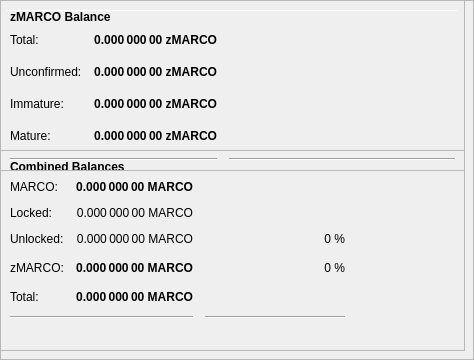
        <widget class="QFrame" name="frameObfuscation">
         <property name="minimumSize">
          <size>
           <width>0</width>
           <height>350</height>
          </size>
         </property>
         <property name="layoutDirection">
          <enum>Qt::LeftToRight</enum>
         </property>
         <property name="frameShape">
          <enum>QFrame::StyledPanel</enum>
         </property>
         <property name="frameShadow">
          <enum>QFrame::Raised</enum>
         </property>
         <widget class="QPushButton" name="runAutoDenom">
          <property name="geometry">
           <rect>
            <x>251</x>
            <y>17</y>
            <width>1</width>
            <height>1</height>
           </rect>
          </property>
          <property name="palette">
           <palette>
            <active>
             <colorrole role="WindowText">
              <brush brushstyle="SolidPattern">
               <color alpha="255">
                <red>0</red>
                <green>0</green>
                <blue>0</blue>
               </color>
              </brush>
             </colorrole>
             <colorrole role="Button">
              <brush brushstyle="SolidPattern">
               <color alpha="255">
                <red>239</red>
                <green>238</green>
                <blue>238</blue>
               </color>
              </brush>
             </colorrole>
             <colorrole role="Light">
              <brush brushstyle="SolidPattern">
               <color alpha="255">
                <red>255</red>
                <green>255</green>
                <blue>255</blue>
               </color>
              </brush>
             </colorrole>
             <colorrole role="Midlight">
              <brush brushstyle="SolidPattern">
               <color alpha="255">
                <red>247</red>
                <green>246</green>
                <blue>246</blue>
               </color>
              </brush>
             </colorrole>
             <colorrole role="Dark">
              <brush brushstyle="SolidPattern">
               <color alpha="255">
                <red>119</red>
                <green>119</green>
                <blue>119</blue>
               </color>
              </brush>
             </colorrole>
             <colorrole role="Mid">
              <brush brushstyle="SolidPattern">
               <color alpha="255">
                <red>159</red>
                <green>159</green>
                <blue>159</blue>
               </color>
              </brush>
             </colorrole>
             <colorrole role="Text">
              <brush brushstyle="SolidPattern">
               <color alpha="255">
                <red>0</red>
                <green>0</green>
                <blue>0</blue>
               </color>
              </brush>
             </colorrole>
             <colorrole role="BrightText">
              <brush brushstyle="SolidPattern">
               <color alpha="255">
                <red>255</red>
                <green>255</green>
                <blue>255</blue>
               </color>
              </brush>
             </colorrole>
             <colorrole role="ButtonText">
              <brush brushstyle="SolidPattern">
               <color alpha="255">
                <red>0</red>
                <green>0</green>
                <blue>0</blue>
               </color>
              </brush>
             </colorrole>
             <colorrole role="Base">
              <brush brushstyle="SolidPattern">
               <color alpha="255">
                <red>255</red>
                <green>255</green>
                <blue>255</blue>
               </color>
              </brush>
             </colorrole>
             <colorrole role="Window">
              <brush brushstyle="SolidPattern">
               <color alpha="255">
                <red>239</red>
                <green>238</green>
                <blue>238</blue>
               </color>
              </brush>
             </colorrole>
             <colorrole role="Shadow">
              <brush brushstyle="SolidPattern">
               <color alpha="255">
                <red>0</red>
                <green>0</green>
                <blue>0</blue>
               </color>
              </brush>
             </colorrole>
             <colorrole role="AlternateBase">
              <brush brushstyle="SolidPattern">
               <color alpha="255">
                <red>247</red>
                <green>246</green>
                <blue>246</blue>
               </color>
              </brush>
             </colorrole>
             <colorrole role="ToolTipBase">
              <brush brushstyle="SolidPattern">
               <color alpha="255">
                <red>255</red>
                <green>255</green>
                <blue>220</blue>
               </color>
              </brush>
             </colorrole>
             <colorrole role="ToolTipText">
              <brush brushstyle="SolidPattern">
               <color alpha="255">
                <red>0</red>
                <green>0</green>
                <blue>0</blue>
               </color>
              </brush>
             </colorrole>
            </active>
            <inactive>
             <colorrole role="WindowText">
              <brush brushstyle="SolidPattern">
               <color alpha="255">
                <red>0</red>
                <green>0</green>
                <blue>0</blue>
               </color>
              </brush>
             </colorrole>
             <colorrole role="Button">
              <brush brushstyle="SolidPattern">
               <color alpha="255">
                <red>239</red>
                <green>238</green>
                <blue>238</blue>
               </color>
              </brush>
             </colorrole>
             <colorrole role="Light">
              <brush brushstyle="SolidPattern">
               <color alpha="255">
                <red>255</red>
                <green>255</green>
                <blue>255</blue>
               </color>
              </brush>
             </colorrole>
             <colorrole role="Midlight">
              <brush brushstyle="SolidPattern">
               <color alpha="255">
                <red>247</red>
                <green>246</green>
                <blue>246</blue>
               </color>
              </brush>
             </colorrole>
             <colorrole role="Dark">
              <brush brushstyle="SolidPattern">
               <color alpha="255">
                <red>119</red>
                <green>119</green>
                <blue>119</blue>
               </color>
              </brush>
             </colorrole>
             <colorrole role="Mid">
              <brush brushstyle="SolidPattern">
               <color alpha="255">
                <red>159</red>
                <green>159</green>
                <blue>159</blue>
               </color>
              </brush>
             </colorrole>
             <colorrole role="Text">
              <brush brushstyle="SolidPattern">
               <color alpha="255">
                <red>0</red>
                <green>0</green>
                <blue>0</blue>
               </color>
              </brush>
             </colorrole>
             <colorrole role="BrightText">
              <brush brushstyle="SolidPattern">
               <color alpha="255">
                <red>255</red>
                <green>255</green>
                <blue>255</blue>
               </color>
              </brush>
             </colorrole>
             <colorrole role="ButtonText">
              <brush brushstyle="SolidPattern">
               <color alpha="255">
                <red>0</red>
                <green>0</green>
                <blue>0</blue>
               </color>
              </brush>
             </colorrole>
             <colorrole role="Base">
              <brush brushstyle="SolidPattern">
               <color alpha="255">
                <red>255</red>
                <green>255</green>
                <blue>255</blue>
               </color>
              </brush>
             </colorrole>
             <colorrole role="Window">
              <brush brushstyle="SolidPattern">
               <color alpha="255">
                <red>239</red>
                <green>238</green>
                <blue>238</blue>
               </color>
              </brush>
             </colorrole>
             <colorrole role="Shadow">
              <brush brushstyle="SolidPattern">
               <color alpha="255">
                <red>0</red>
                <green>0</green>
                <blue>0</blue>
               </color>
              </brush>
             </colorrole>
             <colorrole role="AlternateBase">
              <brush brushstyle="SolidPattern">
               <color alpha="255">
                <red>247</red>
                <green>246</green>
                <blue>246</blue>
               </color>
              </brush>
             </colorrole>
             <colorrole role="ToolTipBase">
              <brush brushstyle="SolidPattern">
               <color alpha="255">
                <red>255</red>
                <green>255</green>
                <blue>220</blue>
               </color>
              </brush>
             </colorrole>
             <colorrole role="ToolTipText">
              <brush brushstyle="SolidPattern">
               <color alpha="255">
                <red>0</red>
                <green>0</green>
                <blue>0</blue>
               </color>
              </brush>
             </colorrole>
            </inactive>
            <disabled>
             <colorrole role="WindowText">
              <brush brushstyle="SolidPattern">
               <color alpha="255">
                <red>119</red>
                <green>119</green>
                <blue>119</blue>
               </color>
              </brush>
             </colorrole>
             <colorrole role="Button">
              <brush brushstyle="SolidPattern">
               <color alpha="255">
                <red>239</red>
                <green>238</green>
                <blue>238</blue>
               </color>
              </brush>
             </colorrole>
             <colorrole role="Light">
              <brush brushstyle="SolidPattern">
               <color alpha="255">
                <red>255</red>
                <green>255</green>
                <blue>255</blue>
               </color>
              </brush>
             </colorrole>
             <colorrole role="Midlight">
              <brush brushstyle="SolidPattern">
               <color alpha="255">
                <red>247</red>
                <green>246</green>
                <blue>246</blue>
               </color>
              </brush>
             </colorrole>
             <colorrole role="Dark">
              <brush brushstyle="SolidPattern">
               <color alpha="255">
                <red>119</red>
                <green>119</green>
                <blue>119</blue>
               </color>
              </brush>
             </colorrole>
             <colorrole role="Mid">
              <brush brushstyle="SolidPattern">
               <color alpha="255">
                <red>159</red>
                <green>159</green>
                <blue>159</blue>
               </color>
              </brush>
             </colorrole>
             <colorrole role="Text">
              <brush brushstyle="SolidPattern">
               <color alpha="255">
                <red>119</red>
                <green>119</green>
                <blue>119</blue>
               </color>
              </brush>
             </colorrole>
             <colorrole role="BrightText">
              <brush brushstyle="SolidPattern">
               <color alpha="255">
                <red>255</red>
                <green>255</green>
                <blue>255</blue>
               </color>
              </brush>
             </colorrole>
             <colorrole role="ButtonText">
              <brush brushstyle="SolidPattern">
               <color alpha="255">
                <red>119</red>
                <green>119</green>
                <blue>119</blue>
               </color>
              </brush>
             </colorrole>
             <colorrole role="Base">
              <brush brushstyle="SolidPattern">
               <color alpha="255">
                <red>239</red>
                <green>238</green>
                <blue>238</blue>
               </color>
              </brush>
             </colorrole>
             <colorrole role="Window">
              <brush brushstyle="SolidPattern">
               <color alpha="255">
                <red>239</red>
                <green>238</green>
                <blue>238</blue>
               </color>
              </brush>
             </colorrole>
             <colorrole role="Shadow">
              <brush brushstyle="SolidPattern">
               <color alpha="255">
                <red>0</red>
                <green>0</green>
                <blue>0</blue>
               </color>
              </brush>
             </colorrole>
             <colorrole role="AlternateBase">
              <brush brushstyle="SolidPattern">
               <color alpha="255">
                <red>239</red>
                <green>238</green>
                <blue>238</blue>
               </color>
              </brush>
             </colorrole>
             <colorrole role="ToolTipBase">
              <brush brushstyle="SolidPattern">
               <color alpha="255">
                <red>255</red>
                <green>255</green>
                <blue>220</blue>
               </color>
              </brush>
             </colorrole>
             <colorrole role="ToolTipText">
              <brush brushstyle="SolidPattern">
               <color alpha="255">
                <red>0</red>
                <green>0</green>
                <blue>0</blue>
               </color>
              </brush>
             </colorrole>
            </disabled>
           </palette>
          </property>
          <property name="focusPolicy">
           <enum>Qt::NoFocus</enum>
          </property>
          <property name="autoFillBackground">
           <bool>true</bool>
          </property>
          <property name="text">
           <string/>
          </property>
          <property name="flat">
           <bool>true</bool>
          </property>
         </widget>
         <widget class="Line" name="line">
          <property name="geometry">
           <rect>
            <x>7</x>
            <y>10</y>
            <width>451</width>
            <height>1</height>
           </rect>
          </property>
          <property name="orientation">
           <enum>Qt::Horizontal</enum>
          </property>
         </widget>
         <widget class="QFrame" name="frame_3">
          <property name="geometry">
           <rect>
            <x>0</x>
            <y>150</y>
            <width>465</width>
            <height>201</height>
           </rect>
          </property>
          <property name="frameShape">
           <enum>QFrame::StyledPanel</enum>
          </property>
          <property name="frameShadow">
           <enum>QFrame::Raised</enum>
          </property>
          <layout class="QVBoxLayout" name="verticalLayout_5">
           <item>
            <layout class="QHBoxLayout" name="horizontalLayout_5" stretch="0">
             <item>
              <widget class="QLabel" name="label_5z">
               <property name="maximumSize">
                <size>
                 <width>16777215</width>
                 <height>20</height>
                </size>
               </property>
               <property name="font">
                <font>
                 <weight>75</weight>
                 <bold>true</bold>
                </font>
               </property>
               <property name="toolTip">
                <string>Combined Balances (including unconfirmed and immature coins)</string>
               </property>
               <property name="text">
                <string>&lt;html&gt;&lt;head/&gt;&lt;body&gt;&lt;p&gt;Combined Balances&lt;/p&gt;&lt;/body&gt;&lt;/html&gt;</string>
               </property>
              </widget>
             </item>
            </layout>
           </item>
           <item>
            <layout class="QGridLayout" name="gridLayout_3">
             <property name="spacing">
              <number>12</number>
             </property>
             <item row="7" column="0" colspan="2">
              <widget class="Line" name="lineSpendableBalance_3">
               <property name="orientation">
                <enum>Qt::Horizontal</enum>
               </property>
              </widget>
             </item>
             <item row="7" column="2">
              <widget class="Line" name="lineWatchBalance_3">
               <property name="sizePolicy">
                <sizepolicy hsizetype="Preferred" vsizetype="Fixed">
                 <horstretch>0</horstretch>
                 <verstretch>0</verstretch>
                </sizepolicy>
               </property>
               <property name="minimumSize">
                <size>
                 <width>140</width>
                 <height>0</height>
                </size>
               </property>
               <property name="orientation">
                <enum>Qt::Horizontal</enum>
               </property>
              </widget>
             </item>
             <item row="4" column="1">
              <widget class="QLabel" name="labelzBalancez">
               <property name="font">
                <font>
                 <weight>75</weight>
                 <bold>true</bold>
                </font>
               </property>
               <property name="cursor">
                <cursorShape>IBeamCursor</cursorShape>
               </property>
               <property name="toolTip">
                <string>Total of transactions that have yet to be confirmed, and do not yet count toward the spendable balance</string>
               </property>
               <property name="text">
                <string notr="true">0.000 000 00 MARCO</string>
               </property>
               <property name="alignment">
                <set>Qt::AlignRight|Qt::AlignTrailing|Qt::AlignVCenter</set>
               </property>
               <property name="textInteractionFlags">
                <set>Qt::LinksAccessibleByMouse|Qt::TextSelectableByKeyboard|Qt::TextSelectableByMouse</set>
               </property>
              </widget>
             </item>
             <item row="6" column="1">
              <widget class="QLabel" name="labelTotalz">
               <property name="font">
                <font>
                 <weight>75</weight>
                 <bold>true</bold>
                </font>
               </property>
               <property name="cursor">
                <cursorShape>IBeamCursor</cursorShape>
               </property>
               <property name="toolTip">
                <string>Total Balance, including unconfirmed and immature coins.</string>
               </property>
               <property name="text">
                <string notr="true">0.000 000 00 MARCO</string>
               </property>
               <property name="alignment">
                <set>Qt::AlignRight|Qt::AlignTrailing|Qt::AlignVCenter</set>
               </property>
               <property name="textInteractionFlags">
                <set>Qt::LinksAccessibleByMouse|Qt::TextSelectableByKeyboard|Qt::TextSelectableByMouse</set>
               </property>
              </widget>
             </item>
             <item row="4" column="3">
              <spacer name="horizontalSpacer_6">
               <property name="orientation">
                <enum>Qt::Horizontal</enum>
               </property>
               <property name="sizeHint" stdset="0">
                <size>
                 <width>40</width>
                 <height>20</height>
                </size>
               </property>
              </spacer>
             </item>
             <item row="6" column="0">
              <widget class="QLabel" name="labelTotalTextz">
               <property name="text">
                <string>Total:</string>
               </property>
              </widget>
             </item>
             <item row="1" column="0">
              <widget class="QLabel" name="labelBalanceTextz">
               <property name="text">
                <string>MARCO:</string>
               </property>
              </widget>
             </item>
             <item row="1" column="1">
              <widget class="QLabel" name="labelBalancez">
               <property name="font">
                <font>
                 <weight>75</weight>
                 <bold>true</bold>
                </font>
               </property>
               <property name="cursor">
                <cursorShape>IBeamCursor</cursorShape>
               </property>
               <property name="toolTip">
                <string>Your current spendable balance</string>
               </property>
               <property name="text">
                <string notr="true">0.000 000 00 MARCO</string>
               </property>
               <property name="alignment">
                <set>Qt::AlignRight|Qt::AlignTrailing|Qt::AlignVCenter</set>
               </property>
               <property name="textInteractionFlags">
                <set>Qt::LinksAccessibleByMouse|Qt::TextSelectableByKeyboard|Qt::TextSelectableByMouse</set>
               </property>
              </widget>
             </item>
             <item row="4" column="0">
              <widget class="QLabel" name="labelzBalanceTextz">
               <property name="toolTip">
                <string/>
               </property>
               <property name="text">
                <string>zMARCO:</string>
               </property>
              </widget>
             </item>
             <item row="4" column="2">
              <widget class="QLabel" name="labelzMARCOPercent">
               <property name="toolTip">
                <string>Current percentage of zMARCO.
If AutoMint is enabled this percentage will settle around the configured AutoMint percentage (default = 10%)</string>
               </property>
               <property name="text">
                <string>0 %</string>
               </property>
               <property name="alignment">
                <set>Qt::AlignRight|Qt::AlignTrailing|Qt::AlignVCenter</set>
               </property>
              </widget>
             </item>
             <item row="6" column="2">
              <widget class="QLabel" name="label100Percent">
               <property name="text">
                <string/>
               </property>
               <property name="alignment">
                <set>Qt::AlignRight|Qt::AlignTrailing|Qt::AlignVCenter</set>
               </property>
              </widget>
             </item>
             <item row="2" column="1">
              <widget class="QLabel" name="labelLockedBalance">
               <property name="toolTip">
                <string>Locked MARCO or Masternode collaterals. These are excluded from zMARCO minting.</string>
               </property>
               <property name="text">
                <string>0.000 000 00 MARCO</string>
               </property>
               <property name="alignment">
                <set>Qt::AlignRight|Qt::AlignTrailing|Qt::AlignVCenter</set>
               </property>
              </widget>
             </item>
             <item row="2" column="0">
              <widget class="QLabel" name="labelLockedBalanceText">
               <property name="toolTip">
                <string>Locked MARCO or Masternode collaterals. These are excluded from zMARCO minting.</string>
               </property>
               <property name="text">
                <string>Locked:</string>
               </property>
              </widget>
             </item>
             <item row="3" column="0">
              <widget class="QLabel" name="labelUnLockedBalanceText">
               <property name="toolTip">
                <string>Unlocked MARCOs. These can be used for zMARCO minting.</string>
               </property>
               <property name="text">
                <string>Unlocked:</string>
               </property>
              </widget>
             </item>
             <item row="3" column="1">
              <widget class="QLabel" name="labelUnLockedBalance">
               <property name="toolTip">
                <string>Unlocked MARCOs. These can be used for zMARCO minting.</string>
               </property>
               <property name="text">
                <string>0.000 000 00 MARCO</string>
               </property>
               <property name="alignment">
                <set>Qt::AlignRight|Qt::AlignTrailing|Qt::AlignVCenter</set>
               </property>
              </widget>
             </item>
             <item row="3" column="2">
              <widget class="QLabel" name="labelMARCOPercent">
               <property name="text">
                <string>0 %</string>
               </property>
               <property name="alignment">
                <set>Qt::AlignRight|Qt::AlignTrailing|Qt::AlignVCenter</set>
               </property>
              </widget>
             </item>
            </layout>
           </item>
           <item>
            <spacer name="verticalSpacer">
             <property name="orientation">
              <enum>Qt::Vertical</enum>
             </property>
             <property name="sizeHint" stdset="0">
              <size>
               <width>20</width>
               <height>40</height>
              </size>
             </property>
            </spacer>
           </item>
          </layout>
         </widget>
         <widget class="QFrame" name="frame_4">
          <property name="geometry">
           <rect>
            <x>0</x>
            <y>0</y>
            <width>465</width>
            <height>171</height>
           </rect>
          </property>
          <property name="frameShape">
           <enum>QFrame::StyledPanel</enum>
          </property>
          <property name="frameShadow">
           <enum>QFrame::Raised</enum>
          </property>
          <layout class="QVBoxLayout" name="verticalLayout_7">
           <item>
            <layout class="QHBoxLayout" name="horizontalLayout_8" stretch="0">
             <item>
              <widget class="QLabel" name="label_5z_3">
               <property name="maximumSize">
                <size>
                 <width>16777215</width>
                 <height>20</height>
                </size>
               </property>
               <property name="font">
                <font>
                 <weight>75</weight>
                 <bold>true</bold>
                </font>
               </property>
               <property name="text">
                <string>zMARCO Balance</string>
               </property>
              </widget>
             </item>
            </layout>
           </item>
           <item>
            <layout class="QGridLayout" name="gridLayout_5">
             <property name="spacing">
              <number>12</number>
             </property>
             <item row="4" column="0">
              <widget class="QLabel" name="labelzBalanceMatureText">
               <property name="toolTip">
                <string>Mature: more than 20 confirmation and more than 1 mints of the same denomination after it was minted.
These zMARCO are spendable.</string>
               </property>
               <property name="text">
                <string>Mature:</string>
               </property>
              </widget>
             </item>
             <item row="5" column="0" colspan="2">
              <widget class="Line" name="lineSpendableBalance_5">
               <property name="orientation">
                <enum>Qt::Horizontal</enum>
               </property>
              </widget>
             </item>
             <item row="1" column="1">
              <widget class="QLabel" name="labelzBalance">
               <property name="font">
                <font>
                 <weight>75</weight>
                 <bold>true</bold>
                </font>
               </property>
               <property name="cursor">
                <cursorShape>IBeamCursor</cursorShape>
               </property>
               <property name="toolTip">
                <string>All available zMARCO, unconfirmed and immature zMARCO included.</string>
               </property>
               <property name="text">
                <string notr="true">0.000 000 00 zMARCO</string>
               </property>
               <property name="alignment">
                <set>Qt::AlignRight|Qt::AlignTrailing|Qt::AlignVCenter</set>
               </property>
               <property name="textInteractionFlags">
                <set>Qt::LinksAccessibleByMouse|Qt::TextSelectableByKeyboard|Qt::TextSelectableByMouse</set>
               </property>
              </widget>
             </item>
             <item row="5" column="2">
              <widget class="Line" name="lineWatchBalance_5">
               <property name="sizePolicy">
                <sizepolicy hsizetype="Preferred" vsizetype="Fixed">
                 <horstretch>0</horstretch>
                 <verstretch>0</verstretch>
                </sizepolicy>
               </property>
               <property name="minimumSize">
                <size>
                 <width>140</width>
                 <height>0</height>
                </size>
               </property>
               <property name="orientation">
                <enum>Qt::Horizontal</enum>
               </property>
              </widget>
             </item>
             <item row="1" column="0">
              <widget class="QLabel" name="labelzBalanceText">
               <property name="toolTip">
                <string>All available zMARCO, unconfirmed and immature zMARCO included.</string>
               </property>
               <property name="text">
                <string>Total:</string>
               </property>
              </widget>
             </item>
             <item row="1" column="2">
              <spacer name="horizontalSpacer_8">
               <property name="orientation">
                <enum>Qt::Horizontal</enum>
               </property>
               <property name="sizeHint" stdset="0">
                <size>
                 <width>40</width>
                 <height>20</height>
                </size>
               </property>
              </spacer>
             </item>
             <item row="4" column="2">
              <spacer name="horizontalSpacer_4">
               <property name="orientation">
                <enum>Qt::Horizontal</enum>
               </property>
               <property name="sizeHint" stdset="0">
                <size>
                 <width>40</width>
                 <height>20</height>
                </size>
               </property>
              </spacer>
             </item>
             <item row="4" column="1">
              <widget class="QLabel" name="labelzBalanceMature">
               <property name="font">
                <font>
                 <weight>75</weight>
                 <bold>true</bold>
                </font>
               </property>
               <property name="toolTip">
                <string>Mature: more than 20 confirmation and more than 1 mints of the same denomination after it was minted.
These zMARCO are spendable.</string>
               </property>
               <property name="text">
                <string>0.000 000 00 zMARCO</string>
               </property>
               <property name="alignment">
                <set>Qt::AlignRight|Qt::AlignTrailing|Qt::AlignVCenter</set>
               </property>
              </widget>
             </item>
             <item row="2" column="0">
              <widget class="QLabel" name="labelzBalanceUnconfirmedText">
               <property name="toolTip">
                <string>Unconfirmed: less than 20 confirmations
Immature: confirmed, but less than 1 mints of the same denomination after it was minted</string>
               </property>
               <property name="text">
                <string>Unconfirmed:</string>
               </property>
              </widget>
             </item>
             <item row="2" column="1">
              <widget class="QLabel" name="labelzBalanceUnconfirmed">
               <property name="font">
                <font>
                 <weight>75</weight>
                 <bold>true</bold>
                </font>
               </property>
               <property name="toolTip">
                <string>Unconfirmed: less than 20 confirmations
Immature: confirmed, but less than 1 mints of the same denomination after it was minted</string>
               </property>
               <property name="text">
                <string>0.000 000 00 zMARCO</string>
               </property>
               <property name="alignment">
                <set>Qt::AlignRight|Qt::AlignTrailing|Qt::AlignVCenter</set>
               </property>
              </widget>
             </item>
             <item row="2" column="2">
              <spacer name="horizontalSpacer_5">
               <property name="orientation">
                <enum>Qt::Horizontal</enum>
               </property>
               <property name="sizeHint" stdset="0">
                <size>
                 <width>40</width>
                 <height>20</height>
                </size>
               </property>
              </spacer>
             </item>
             <item row="3" column="0">
              <widget class="QLabel" name="labelzBalanceImmatureText">
               <property name="toolTip">
                <string>Unconfirmed: less than 20 confirmations
Immature: confirmed, but less than 1 mints of the same denomination after it was minted</string>
               </property>
               <property name="text">
                <string>Immature:</string>
               </property>
              </widget>
             </item>
             <item row="3" column="1">
              <widget class="QLabel" name="labelzBalanceImmature">
               <property name="font">
                <font>
                 <weight>75</weight>
                 <bold>true</bold>
                </font>
               </property>
               <property name="toolTip">
                <string>Unconfirmed: less than 20 confirmations
Immature: confirmed, but less than 1 mints of the same denomination after it was minted</string>
               </property>
               <property name="text">
                <string>0.000 000 00 zMARCO</string>
               </property>
               <property name="alignment">
                <set>Qt::AlignRight|Qt::AlignTrailing|Qt::AlignVCenter</set>
               </property>
              </widget>
             </item>
             <item row="3" column="2">
              <spacer name="horizontalSpacer_7">
               <property name="orientation">
                <enum>Qt::Horizontal</enum>
               </property>
               <property name="sizeHint" stdset="0">
                <size>
                 <width>40</width>
                 <height>20</height>
                </size>
               </property>
              </spacer>
             </item>
            </layout>
           </item>
          </layout>
         </widget>
        </widget>
